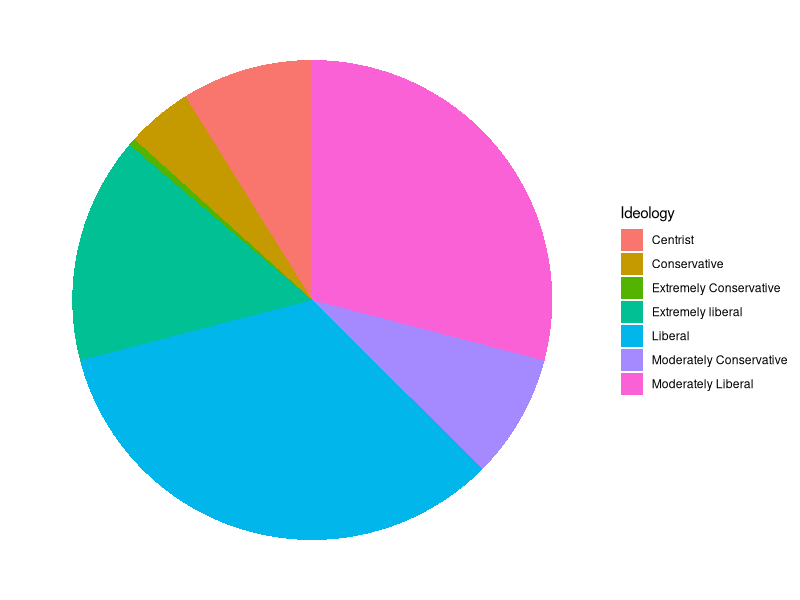
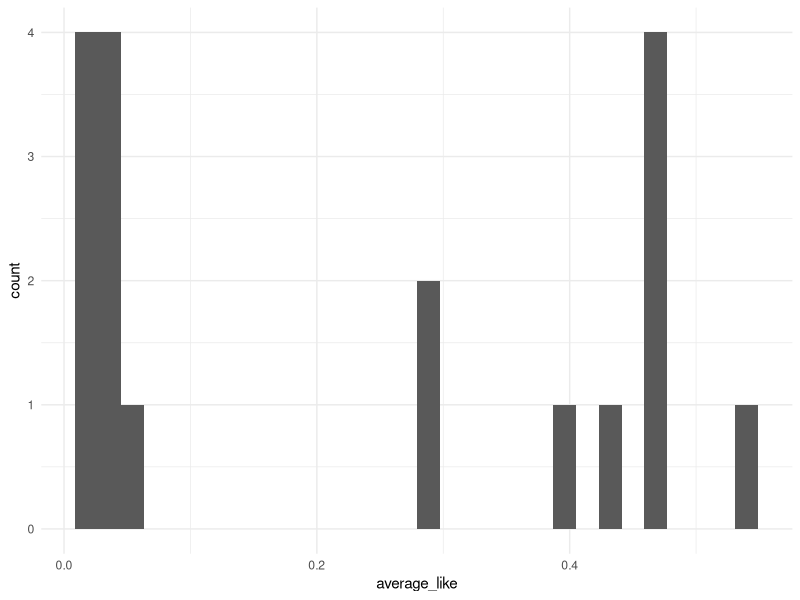
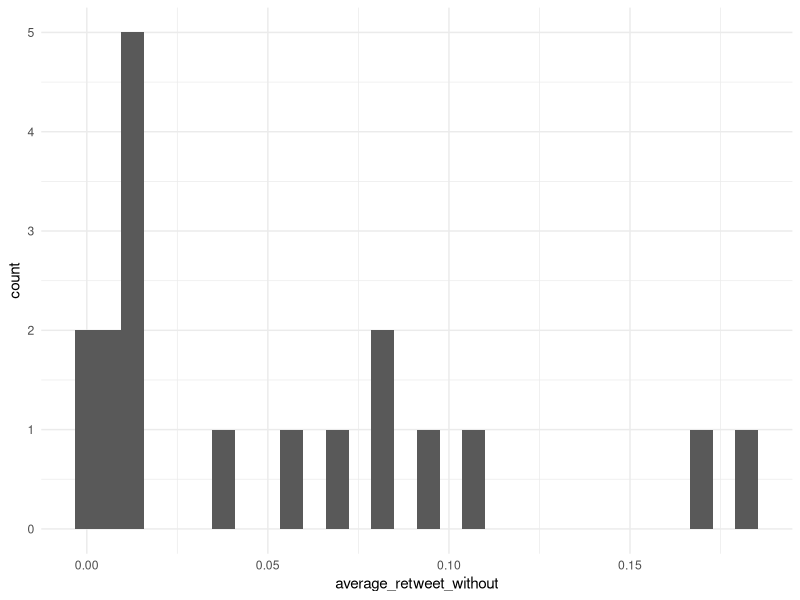
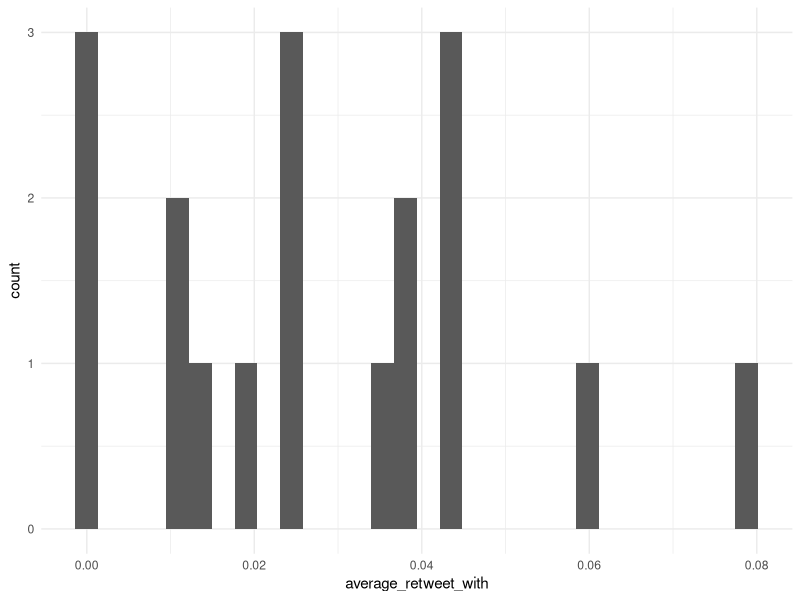
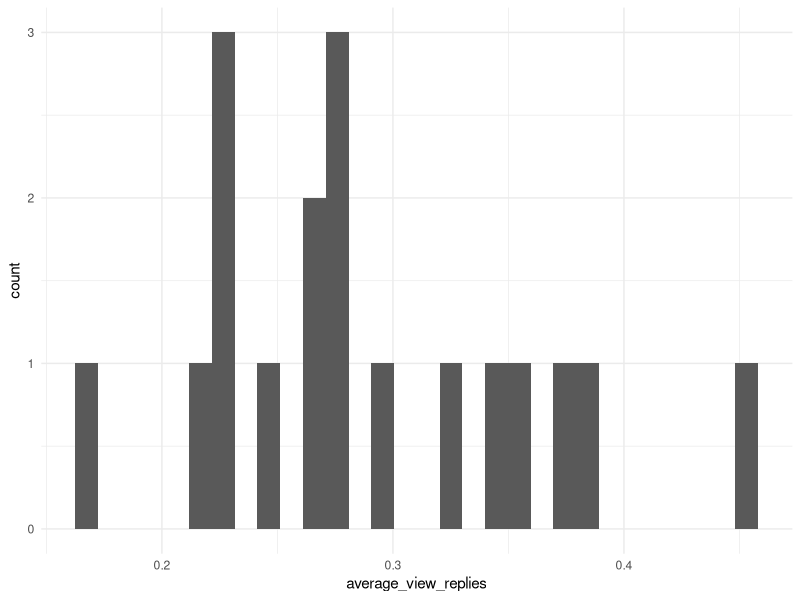
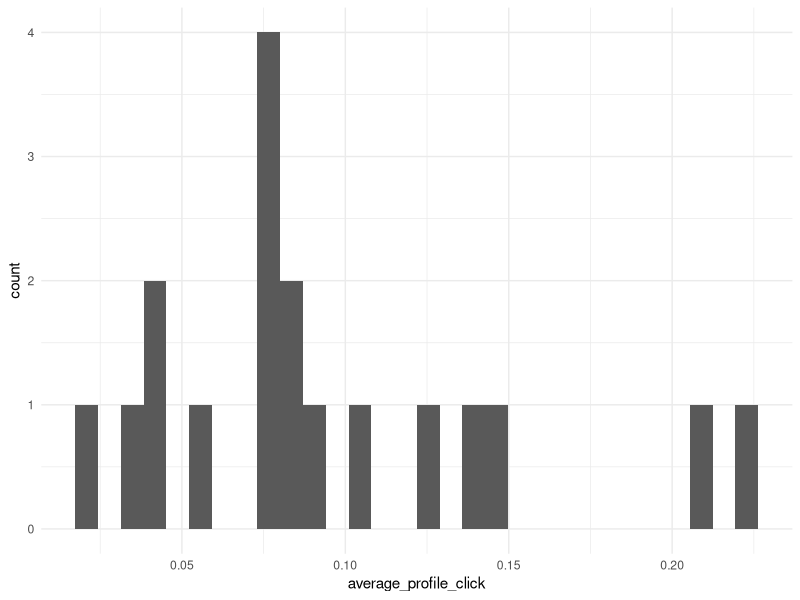
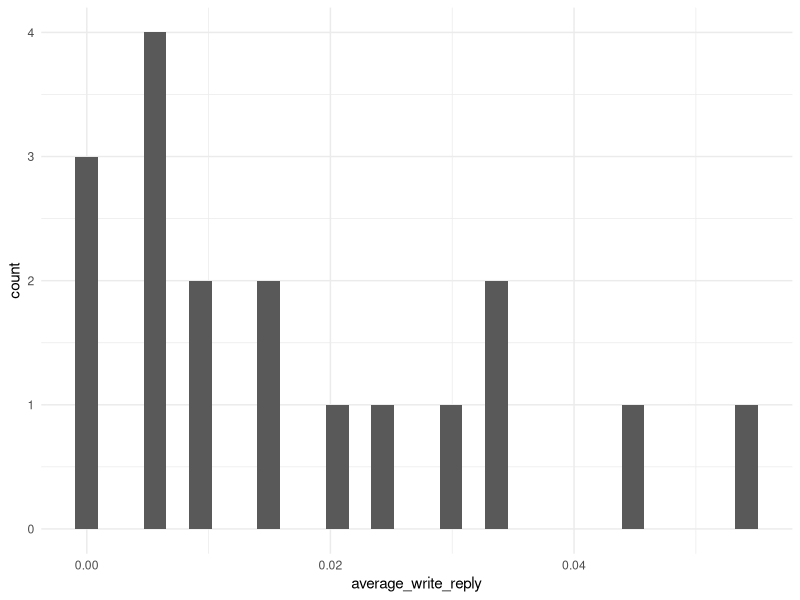
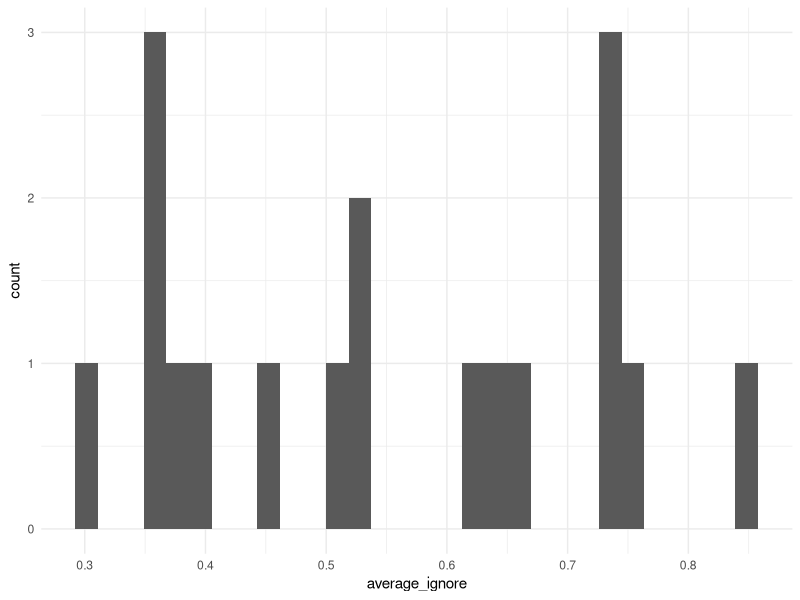

Reproduce these figures in R, in order.
## ---- chunk 1
knitr::opts_chunk$set(echo = TRUE)
library(tidyverse)
library(knitr)
library(broom)
## ---- chunk 2
data <- read.csv('formatted_responses.csv')
numberRespondents <- unique(data$Respondent) %>%
  length
num_uni <- unique(data$College) %>%
  length()

numberRespondents
num_uni
  
## ---- chunk 3
ideology <- data %>%
  group_by(Ideology) %>%
  summarise(count=n()*100/3654) 

ideology

ideology %>%
  ggplot(aes(x="", y=count, fill=Ideology)) + 
  geom_bar(stat="identity", width=1) +
  coord_polar("y", start=0) + theme_void()

## ---- chunk 4
data %>%
  group_by(Tweet) %>%
  summarise(
    average_like = mean(Engagement_Like)
  ) %>%
  ggplot(aes(x=average_like)) + geom_histogram(bindwidth=0.01) + theme_minimal()
## ---- chunk 5
data %>%
  group_by(Tweet) %>%
  summarise(
    average_retweet_without = mean(Engagement_Retweet.without.quote)
  ) %>%
  ggplot(aes(x=average_retweet_without)) + geom_histogram(bindwidth=0.01) + theme_minimal()
## ---- chunk 6
data %>%
  group_by(Tweet) %>%
  summarise(
    average_retweet_with = mean(Engagement_Retweet.with.quote)
  ) %>%
  ggplot(aes(x=average_retweet_with)) + geom_histogram(bindwidth=0.01) + theme_minimal()
## ---- chunk 7
data %>%
  group_by(Tweet) %>%
  summarise(
     average_view_replies = mean(Engagement_View.replies)
  ) %>%
  ggplot(aes(x=average_view_replies)) + geom_histogram(bindwidth=0.01) + theme_minimal()
## ---- chunk 8
data %>%
  group_by(Tweet) %>%
  summarise(
    average_profile_click = mean(Engagement_Click.on.author.s.profile)
  ) %>%
  ggplot(aes(x=average_profile_click)) + geom_histogram(bindwidth=0.01) + theme_minimal()
## ---- chunk 9
data %>%
  group_by(Tweet) %>%
  summarise(
    average_write_reply = mean(Engagement_Write.reply)
  ) %>%
  ggplot(aes(x=average_write_reply)) + geom_histogram(bindwidth=0.01) + theme_minimal()
## ---- chunk 10
data %>%
  group_by(Tweet) %>%
  summarise(
    average_ignore = mean(Engagement_Ignore.keep.scrolling)
  ) %>%
  ggplot(aes(x=average_ignore)) + geom_histogram(bindwidth=0.01) + theme_minimal()


## ---- chunk 11
data %>%
  group_by(Tweet) %>%
  summarise(
    average_joy = mean(Reaction_Joy)
  ) %>%
  ggplot(aes(x=average_joy)) + geom_histogram(bindwidth=0.01) + theme_minimal()
## ---- chunk 12
data %>%
  group_by(Tweet) %>%
  summarise(
    average_sadness = mean(Reaction_Sadness)
  ) %>%
  ggplot(aes(x=average_sadness)) + geom_histogram(bindwidth=0.01) + theme_minimal()
## ---- chunk 13
data %>%
  group_by(Tweet) %>%
  summarise(
    average_relief = mean(Reaction_Relief)
  ) %>%
  ggplot(aes(x=average_relief)) + geom_histogram(bindwidth=0.01) + theme_minimal()
## ---- chunk 14
data %>%
  group_by(Tweet) %>%
  summarise(
     average_distress = mean(Reaction_Distress)
  ) %>%
  ggplot(aes(x=average_distress)) + geom_histogram(bindwidth=0.01) + theme_minimal()
## ---- chunk 15
data %>%
  group_by(Tweet) %>%
  summarise(
    average_hope = mean(Reaction_Hope)
  ) %>%
  ggplot(aes(x=average_hope)) + geom_histogram(bindwidth=0.01) + theme_minimal()

data %>%
  group_by(Tweet) %>%
  summarise(
    average_fear = mean(Reaction_Fear)
  ) %>%
  ggplot(aes(x=average_fear)) + geom_histogram(bindwidth=0.01) + theme_minimal()
## ---- chunk 16
data %>%
  group_by(Tweet) %>%
  summarise(
    average_empathy = mean(Reaction_Empathy)
  ) %>%
  ggplot(aes(x=average_empathy)) + geom_histogram(bindwidth=0.01) + theme_minimal()

data %>%
  group_by(Tweet) %>%
  summarise(
    average_frustration = mean(Reaction_Frustration)
  ) %>%
  ggplot(aes(x=average_frustration)) + geom_histogram(bindwidth=0.01) + theme_minimal()
## ---- chunk 17
data %>%
  group_by(Tweet) %>%
  summarise(
    average_agreement = mean(Reaction_Agreement)
  ) %>%
  ggplot(aes(x=average_agreement)) + geom_histogram(bindwidth=0.01) + theme_minimal()

data %>%
  group_by(Tweet) %>%
  summarise(
    average_dissension = mean(Reaction_Dissension)
  ) %>%
  ggplot(aes(x=average_dissension)) + geom_histogram(bindwidth=0.01) + theme_minimal()
## ---- chunk 18
data %>%
  group_by(Tweet) %>%
  summarise(
    average_apathy = mean(Reaction_NONE)
  ) %>%
  ggplot(aes(x=average_apathy)) + geom_histogram(bindwidth=0.01) + theme_minimal()
## ---- chunk 19

# dividing respondents into two groups
data <- data %>%
  mutate(political_group = case_when(
    Ideology == "Moderately Liberal" | Ideology == "Liberal" | Ideology == "Extremely liberal" ~ "Left",
    TRUE ~ "Not Left"
  ))

gen_engagement_graph <- function(tweetNumber){
  toReturn <- data %>%
    filter(Tweet==tweetNumber) %>%
    dplyr::select(Engagement_Like, Engagement_Retweet.with.quote, Engagement_Retweet.without.quote, Engagement_Click.on.author.s.profile, Engagement_View.replies, Engagement_Write.reply, Engagement_Ignore.keep.scrolling, political_group) %>%
    group_by(political_group) %>%
    summarise(
      like_proportion = mean(Engagement_Like),
      rt_without_proportion = mean(Engagement_Retweet.without.quote),
      rt_with_proportion = mean(Engagement_Retweet.with.quote),
      click_profile_proportion = mean(Engagement_Click.on.author.s.profile),
      view_replies_proportion = mean(Engagement_View.replies),
      write_replies_proportion = mean(Engagement_Write.reply),
      ignore_proportion = mean(Engagement_Ignore.keep.scrolling)
    ) %>%
    gather(key = Engagement, value = Proportion, like_proportion:ignore_proportion) %>%
    ggplot(aes(Engagement, Proportion, fill = political_group)) + geom_col(position = "dodge")+ coord_flip() + labs(title = paste(c("Tweet", tweetNumber), collapse = " ")) 

  return(toReturn)
}

## ---- chunk 20
gen_engagement_graph(1)

## ---- chunk 21
gen_engagement_graph(2)

## ---- chunk 22
gen_engagement_graph(3)

## ---- chunk 23
gen_engagement_graph(4)

## ---- chunk 24
gen_engagement_graph(5)

## ---- chunk 25
gen_engagement_graph(6)

## ---- chunk 26
gen_engagement_graph(7)

## ---- chunk 27
gen_engagement_graph(8)

## ---- chunk 28
gen_engagement_graph(9)

## ---- chunk 29
gen_engagement_graph(10)

## ---- chunk 30
gen_engagement_graph(11)

## ---- chunk 31
gen_engagement_graph(12)

## ---- chunk 32
gen_engagement_graph(13)

## ---- chunk 33
gen_engagement_graph(14)

## ---- chunk 34
gen_engagement_graph(15)

## ---- chunk 35
gen_engagement_graph(16)

## ---- chunk 36
gen_engagement_graph(17)

## ---- chunk 37
gen_engagement_graph(18)
## ---- chunk 38
data %>%
  mutate(tweet_type = case_when(
    Tweet %in% c(1, 2, 5, 7, 9, 12, 13, 16, 17) ~ "Left",
    TRUE ~ "Right"
  )) %>%
  mutate(response_type = case_when(
    tweet_type == "Left" & political_group == "Left" ~ "Left Respondent to Left Tweet",
    tweet_type == "Left" & political_group == "Not Left" ~ "Non-left Respondent to Left Tweet",
    tweet_type == "Right" & political_group == "Left" ~ "Left Respondent to Right Tweet",
    tweet_type == "Right" & political_group == "Not Left" ~ "Non-left Respondent to Right Tweet"
  )) %>%
    select(Engagement_Like, Engagement_Retweet.with.quote, Engagement_Retweet.without.quote, Engagement_Click.on.author.s.profile, Engagement_View.replies, Engagement_Write.reply, Engagement_Ignore.keep.scrolling, response_type) %>%
    group_by(response_type) %>%
    summarise(
      like_proportion = mean(Engagement_Like),
      rt_without_proportion = mean(Engagement_Retweet.without.quote),
      rt_with_proportion = mean(Engagement_Retweet.with.quote),
      click_profile_proportion = mean(Engagement_Click.on.author.s.profile),
      view_replies_proportion = mean(Engagement_View.replies),
      write_replies_proportion = mean(Engagement_Write.reply),
      ignore_proportion = mean(Engagement_Ignore.keep.scrolling)
    ) %>%
    gather(key = Engagement, value = Proportion, like_proportion:ignore_proportion) %>%
    ggplot(aes(Engagement, Proportion, fill = response_type)) + geom_col(position = "dodge")+ coord_flip() 

 

## ---- chunk 39
logreg_data <- data %>%
  mutate(Engagement_Like = as.factor(Engagement_Like)) %>%
  mutate(Engagement_Retweet.with.quote = as.factor(Engagement_Retweet.with.quote)) %>%
  mutate(Engagement_Retweet.without.quote = as.factor(Engagement_Retweet.without.quote)) %>%
  mutate(Engagement_Click.on.author.s.profile = as.factor(Engagement_Click.on.author.s.profile)) %>%
  mutate(Engagement_View.replies = as.factor(Engagement_View.replies)) %>%
  mutate(Engagement_Write.reply = as.factor(Engagement_Write.reply)) %>%
  mutate(Reaction_Fear = as.factor(Reaction_Fear)) %>%
  mutate(Reaction_Hope = as.factor(Reaction_Hope)) %>%
  mutate(Reaction_Sadness = as.factor(Reaction_Sadness)) %>%
  mutate(Reaction_Joy = as.factor(Reaction_Joy)) %>%
  mutate(Reaction_Distress = as.factor(Reaction_Distress)) %>%
  mutate(Reaction_Relief = as.factor(Reaction_Relief)) %>%
  mutate(Reaction_Frustration = as.factor(Reaction_Frustration)) %>%
  mutate(Reaction_Empathy = as.factor(Reaction_Empathy)) %>%
  mutate(Reaction_Dissension = as.factor(Reaction_Dissension)) %>%
  mutate(Reaction_Agreement = as.factor(Reaction_Agreement)) 

## ---- chunk 40
like_model <- glm(Engagement_Like ~ Reaction_Fear + Reaction_Hope + Reaction_Sadness + Reaction_Joy + Reaction_Distress + Reaction_Relief + Reaction_Frustration + Reaction_Empathy + Reaction_Dissension + Reaction_Agreement, data = logreg_data,  family = binomial)

kable(tidy(like_model, exponentiate = FALSE, conf.int = TRUE), format = "markdown", digits = 3)
## ---- chunk 41
rt_with_model <- glm(Engagement_Retweet.with.quote ~ Reaction_Fear + Reaction_Hope + Reaction_Sadness + Reaction_Joy + Reaction_Distress + Reaction_Relief + Reaction_Frustration + Reaction_Empathy + Reaction_Dissension + Reaction_Agreement, data = logreg_data,  family = binomial)

kable(tidy(rt_with_model, exponentiate = FALSE, conf.int = TRUE), format = "markdown", digits = 3)
## ---- chunk 42
rt_without_model <- glm(Engagement_Retweet.without.quote ~ Reaction_Fear + Reaction_Hope + Reaction_Sadness + Reaction_Joy + Reaction_Distress + Reaction_Relief + Reaction_Frustration + Reaction_Empathy + Reaction_Dissension + Reaction_Agreement, data = logreg_data,  family = binomial)

kable(tidy(rt_without_model, exponentiate = FALSE, conf.int = TRUE), format = "markdown", digits = 3)
## ---- chunk 43
click_model <- glm(Engagement_Click.on.author.s.profile ~ Reaction_Fear + Reaction_Hope + Reaction_Sadness + Reaction_Joy + Reaction_Distress + Reaction_Relief + Reaction_Frustration + Reaction_Empathy + Reaction_Dissension + Reaction_Agreement, data = logreg_data,  family = binomial)

kable(tidy(click_model, exponentiate = FALSE, conf.int = TRUE), format = "markdown", digits = 3)
## ---- chunk 44
view_replies_model <- glm(Engagement_View.replies ~ Reaction_Fear + Reaction_Hope + Reaction_Sadness + Reaction_Joy + Reaction_Distress + Reaction_Relief + Reaction_Frustration + Reaction_Empathy + Reaction_Dissension + Reaction_Agreement, data = logreg_data,  family = binomial)

kable(tidy(view_replies_model, exponentiate = FALSE, conf.int = TRUE), format = "markdown", digits = 3)
## ---- chunk 45
write_reply_model <- glm(Engagement_Write.reply ~ Reaction_Fear + Reaction_Hope + Reaction_Sadness + Reaction_Joy + Reaction_Distress + Reaction_Relief + Reaction_Frustration + Reaction_Empathy + Reaction_Dissension + Reaction_Agreement, data = logreg_data,  family = binomial)

kable(tidy(write_reply_model, exponentiate = FALSE, conf.int = TRUE), format = "markdown", digits = 3)
## ---- chunk 46
ignore_model <- glm(Engagement_Ignore.keep.scrolling ~ Reaction_Fear + Reaction_Hope + Reaction_Sadness + Reaction_Joy + Reaction_Distress + Reaction_Relief + Reaction_Frustration + Reaction_Empathy + Reaction_Dissension + Reaction_Agreement, data = logreg_data,  family = binomial)

kable(tidy(ignore_model, exponentiate = FALSE, conf.int = TRUE), format = "markdown", digits = 3)
## ---- chunk 47
linreg_data <- data %>%
  mutate(total_engagement = Engagement_Like + Engagement_Retweet.with.quote + Engagement_Retweet.without.quote + Engagement_Click.on.author.s.profile + Engagement_View.replies + Engagement_Write.reply) %>%
  mutate(Reaction_Fear = as.factor(Reaction_Fear)) %>%
  mutate(Reaction_Hope = as.factor(Reaction_Hope)) %>%
  mutate(Reaction_Sadness = as.factor(Reaction_Sadness)) %>%
  mutate(Reaction_Joy = as.factor(Reaction_Joy)) %>%
  mutate(Reaction_Distress = as.factor(Reaction_Distress)) %>%
  mutate(Reaction_Relief = as.factor(Reaction_Relief)) %>%
  mutate(Reaction_Frustration = as.factor(Reaction_Frustration)) %>%
  mutate(Reaction_Empathy = as.factor(Reaction_Empathy)) %>%
  mutate(Reaction_Dissension = as.factor(Reaction_Dissension)) %>%
  mutate(Reaction_Agreement = as.factor(Reaction_Agreement)) 

total_model <- lm(total_engagement ~ Reaction_Fear + Reaction_Hope + Reaction_Sadness + Reaction_Joy + Reaction_Distress + Reaction_Relief + Reaction_Frustration + Reaction_Empathy + Reaction_Dissension + Reaction_Agreement, data = linreg_data) 

tidy(total_model, conf.int = TRUE, level = 0.95) %>%
  kable(digits = 3)

